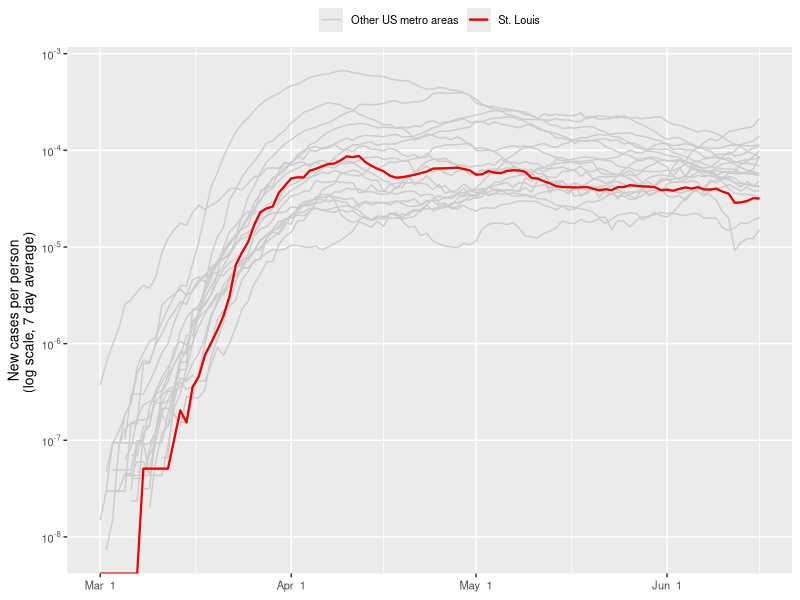
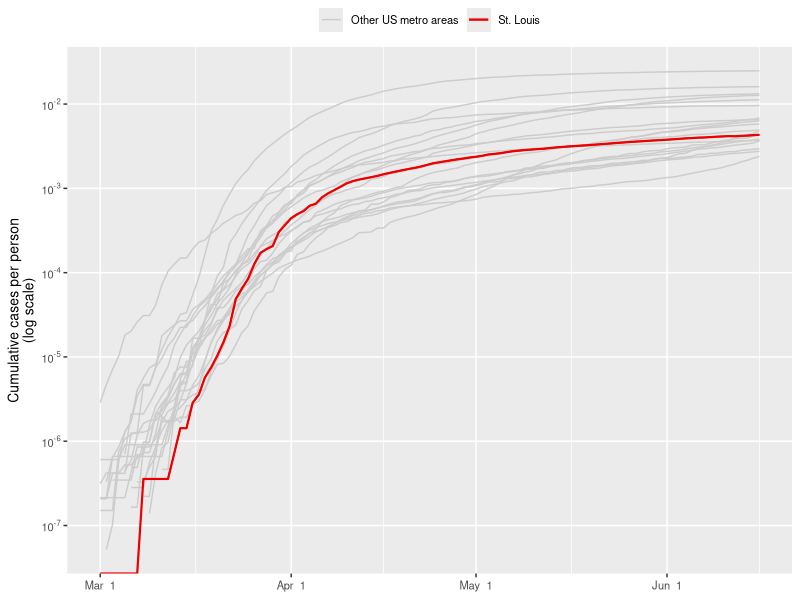
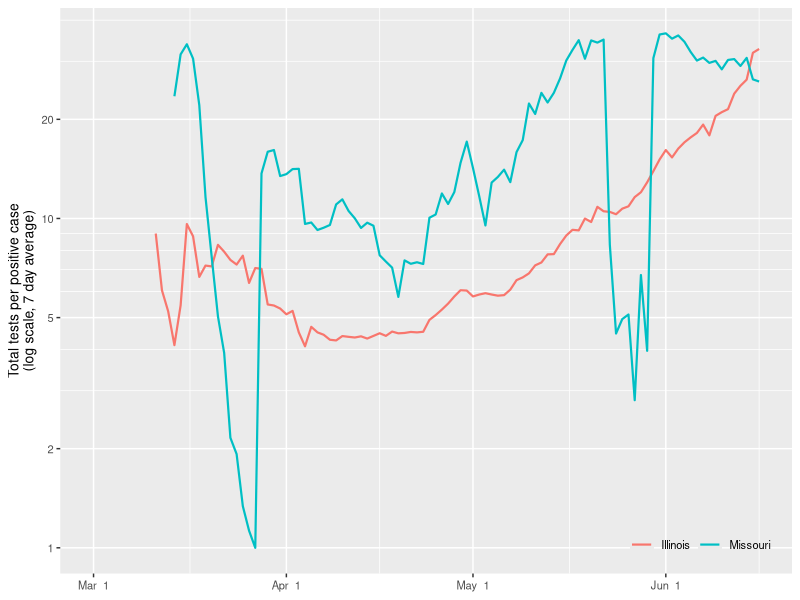
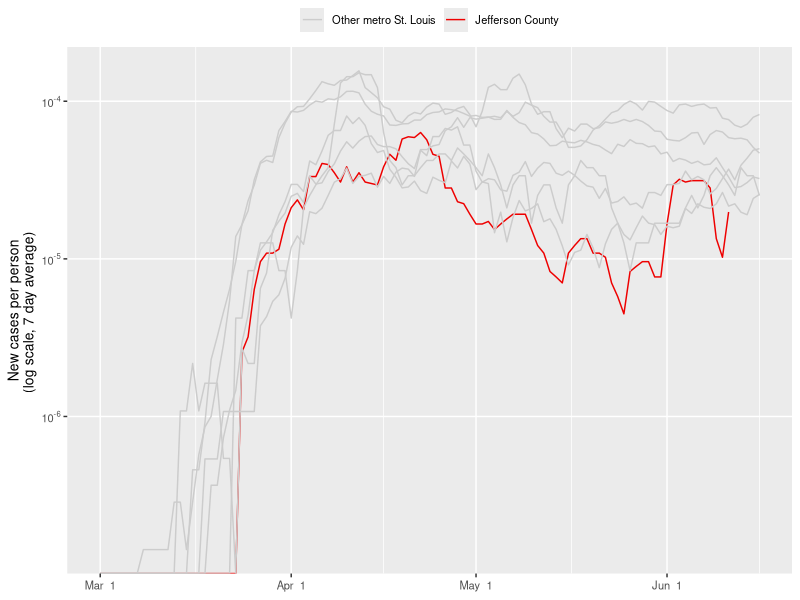
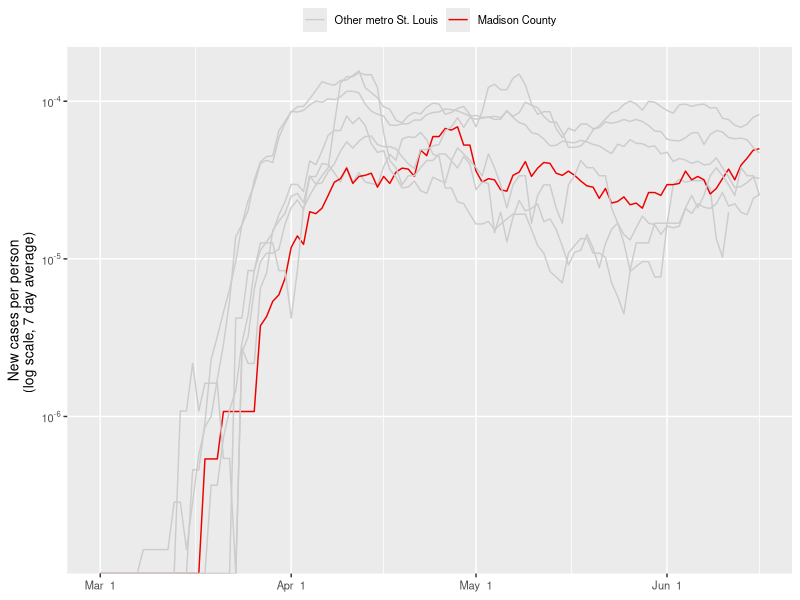
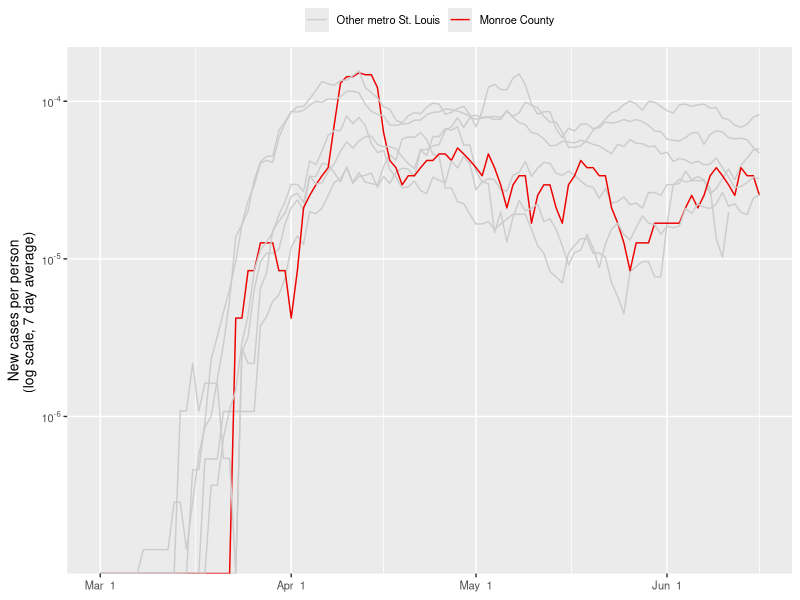
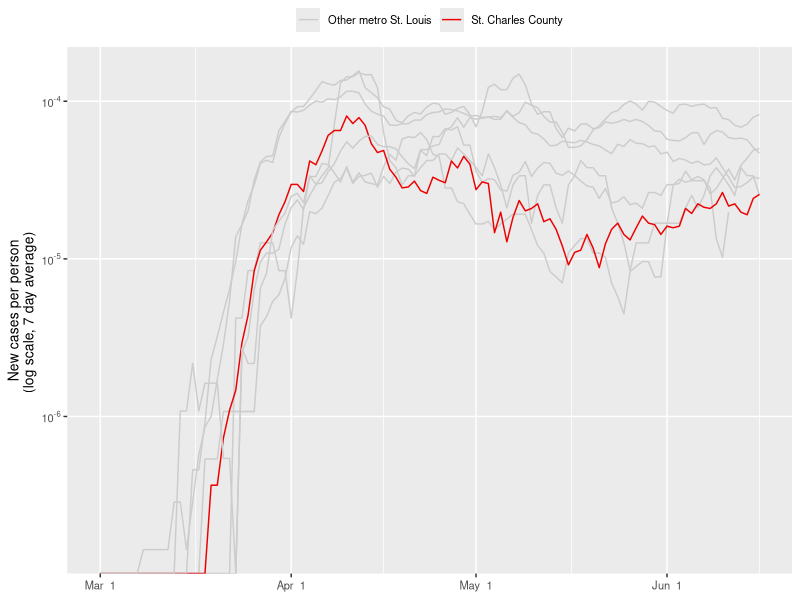
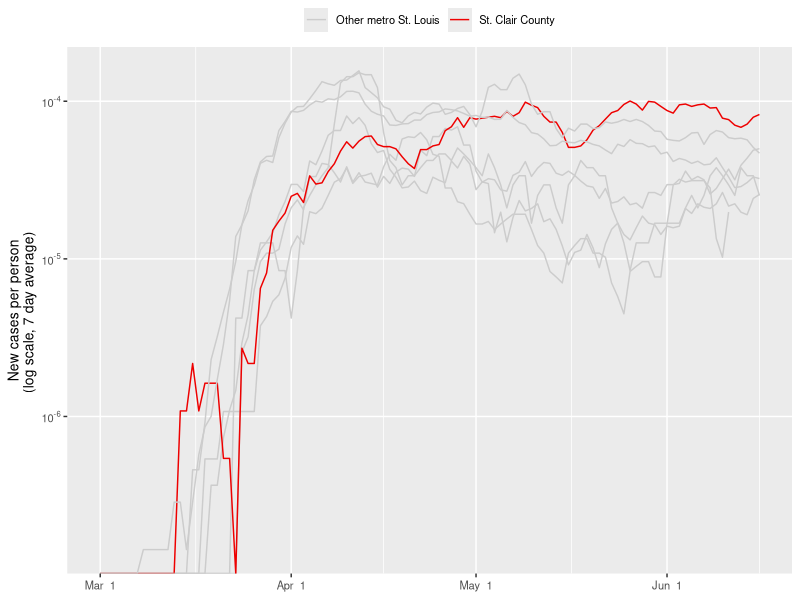

Generate these figures, in order, with R: (Note: this script raises an error after producing the figures.)
# TO DO: 
# - better testing effort measure
# - red lines in front of grey lines

# Dependencies
library("readr")
library("dplyr")
library("tidyr")
library("lubridate")
library("stringr")
library("ggplot2")
library("rmarkdown")

# Load data
data_cases   <- read_csv("data/data-cases.csv")
data_testing <- read_csv("data/data-testing.csv")

# Find population sizes
data_population <- data_cases %>%
	filter(!is.na(CBSA_title)) %>%
	select(CBSA_code, CBSA_title, population) %>%
	group_by(CBSA_code, CBSA_title) %>%
	summarize(population = sum(population)) 

# Select largest 20 statistical areas
data_population <- data_population %>%
	arrange(desc(population)) %>%
	ungroup() %>%
	slice_head(n = 20)
# data_population  # Includes St Louis (CBSA_code == 41180)
CBSA_st_louis <- 41180

# Find new cases
avg_period <- 7  # How many days to average over
data_metros <- data_cases %>% 
	filter(CBSA_code %in% unique(data_population$CBSA_code)) %>%
	pivot_longer(cols = contains("-"), names_to = "date", values_to = "cases") %>%
	group_by(CBSA_code, date) %>%
	summarize(cases = sum(cases, na.rm = TRUE)) %>%
	left_join(data_population) %>%
	mutate(date = ymd(date)) %>%
	arrange(date, .by_group = TRUE) %>%
	mutate(
		new_cases = (cases - lag(cases, n = avg_period)) / avg_period, 
		cases_per_capita = cases / population, 
		new_cases_per_capita = new_cases / population, 
		focus_area = if_else(CBSA_code == CBSA_st_louis, "St. Louis", "Other US metro areas")
	)
data_counties <- data_cases %>%
	filter((CBSA_code == CBSA_st_louis) & (central_or_outlying_county == "Central")) %>%
	select(FIPS, county, population, contains("-")) %>%
	pivot_longer(cols = contains("-"), names_to = "date", values_to = "cases") %>%
	mutate(date = ymd(date)) %>%
	group_by(county) %>%
	arrange(date, .by_group = TRUE) %>%
	mutate(
		new_cases = (cases - lag(cases, n = avg_period)) / avg_period, 
		cases_per_capita = cases / population, 
		new_cases_per_capita = new_cases / population, 
		focus_area = "Other metro St. Louis"
	)

# Find testing effort
data_testing <- data_testing %>%
	filter(state %in% c("Missouri", "Illinois")) %>%
	group_by(state_abbrev) %>%
	arrange(date, .by_group = TRUE) %>%
	mutate(
		positive_new  = positive - lag(positive, n = avg_period), 
		total_new     = total - lag(total, n = avg_period), 
		rate_positive = positive_new / total_new, 
		rate_negative = 1 - rate_positive, 
		testing_effort = total_new / positive_new
	) %>%
	filter(!is.na(rate_positive))

# Define shared plot elements
my_theme <- theme(
	text = element_text(size = 10), 
	axis.title.x = element_blank(), 
	legend.title = element_blank(), 
	legend.margin = margin(0, 0, 0, 0, "in"), 
	# plot.caption = element_text(hjust = 0)
)
make_log_labels <- function(x) {
	if (x == 1) { 
		as.expression(1) 
	} else {
		as.expression(bquote(10^.(log10(x))))
		# as.expression(bquote(paste(" "[10], .(log10(x)))))
	}
}
plot_base <- ggplot() + 
	# geom_line(size = 0.5) + 
	scale_x_date(limits = c(ymd("2020-03-01"), NA), date_labels = "%b %e") + 
	scale_y_log10(
		breaks = 10^c(-9:0), minor_breaks = 10^c(-9:0), 
		labels = sapply(10^c(-9:0), make_log_labels)
	) + 
	my_theme 


# Plot new cases (total metro)
plot_new_cases <- plot_base %+% 
	subset(data_metros, new_cases_per_capita > 0) + 
	aes(x = date, y = new_cases_per_capita, group = CBSA_code, color = focus_area) + 
	geom_line(size = 0.5) + 
	geom_line(data = subset(data_metros, CBSA_code == CBSA_st_louis), size = 0.75) + 
	scale_color_manual(values = c(grey(0.8), "red2")) +
	labs(y = paste0("New cases per person\n(log scale, ", avg_period, " day average) ")) + 
	theme(legend.position = "top")
ggsave("docs/images/STL-new-cases.png", width = 5, height = 3)

# Plot cumulative cases
plot_cumulative_cases <- plot_base %+% 
	subset(data_metros, cases_per_capita > 0) + 
	aes(x = date, y = cases_per_capita, group = CBSA_title, color = focus_area) + 
	# geom_rect(
		# xmin = ymd("2020-03-01"), xmax = ymd(max(data_metros$date)), 
		# ymin = 1e-3, ymax = 1e-2, 
		# alpha = 0.5, color = "black"
	# ) + 
	geom_line(size = 0.5) + 
	geom_line(data = subset(data_metros, CBSA_code == CBSA_st_louis), size = 0.75) + 
	scale_color_manual(values = c(grey(0.8), "red2")) +
	labs(y = "Cumulative cases per person\n(log scale)") + 
	theme(legend.position = "top")
ggsave("docs/images/STL-cumulative.png", width = 5, height = 3)

# Plot testing effort
plot_testing <- ggplot() %+% 
	data_testing + 
	# aes(x = date, y = rate_negative, color = state) + 
	aes(x = date, y = testing_effort, color = state) + 
	geom_line(size = 0.75) + 
	scale_x_date(limits = c(ymd("2020-03-01"), NA), date_labels = "%b %e") + 
	# scale_y_continuous(limits = c(0, 1), breaks = seq(0, 1, by = 0.5)) + 
	scale_y_log10(
		limits = c(1, NA), 
		breaks = c(1, 2, 5, 10, 20, 50), 
		minor_breaks = c(1:9, c(1:9)*10)
	) + 
	# labs(y = paste("Testing effort\n(fraction negative,", avg_period, "day average)")) + 
	labs(y = paste("Total tests per positive case\n(log scale,", avg_period, "day average)")) + 
	my_theme + theme(
		legend.title = element_blank(), 
		legend.position = c(0.97, 0.03), 
		legend.justification = c(1, 0), 
		legend.background = element_blank(), 
		legend.direction = "horizontal"
	)
ggsave("docs/images/STL-testing.png", width = 5, height = 3)

# Plot new cases (STL counties)
plot_counties_base <- plot_base +
	aes(x = date, y = new_cases_per_capita, group = county, color = focus_area) + 
	geom_line(size = 0.5) +
	scale_color_manual(values = c(grey(0.8), "red2")) +
	labs(y = paste0("New cases per person\n(log scale, ", avg_period, " day average) ")) + 
	theme(legend.position = "top")
for (selected_county in unique(data_counties$county)) {
	cat(selected_county,  "... \n")
	data_for_plot <- data_counties %>% 
		mutate(focus_area = if_else(county == selected_county, county, focus_area))
	data_for_plot$focus_area <- relevel(factor(data_for_plot$focus_area), ref = "Other metro St. Louis")
	plot_county <- plot_counties_base %+% data_for_plot
	ggsave(
		paste0("docs/images/STL-", str_replace_all(selected_county, " ", "-"), ".png"), 
		width = 5, height = 3
	)
}

# Update web report
rmarkdown::render("docs/index.Rmd", quiet = TRUE)

# if (dev.cur() < 2) {dev.new(width = 5, height = 3)}
# plot(plot_new_cases)

# Clean up
# rm(data_cases, data_population, data_metro, avg_period)
# rm(my_theme, make_log_labels, plot_base, plot_cumulative_cases, plot_new_cases, plot_combined)
